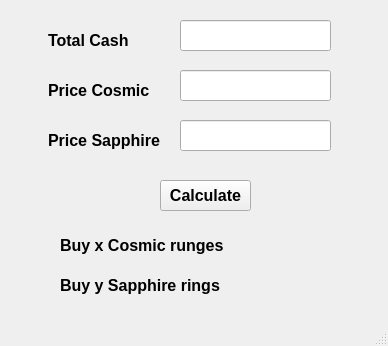
<?xml version="1.0" encoding="UTF-8"?>
<ui version="4.0">
 <class>MainWindow</class>
 <widget class="QMainWindow" name="MainWindow">
  <property name="geometry">
   <rect>
    <x>0</x>
    <y>0</y>
    <width>388</width>
    <height>346</height>
   </rect>
  </property>
  <property name="windowTitle">
   <string>MainWindow</string>
  </property>
  <widget class="QWidget" name="centralwidget">
   <widget class="QLineEdit" name="lineEdit">
    <property name="geometry">
     <rect>
      <x>180</x>
      <y>20</y>
      <width>151</width>
      <height>31</height>
     </rect>
    </property>
   </widget>
   <widget class="QLineEdit" name="lineEdit_2">
    <property name="geometry">
     <rect>
      <x>180</x>
      <y>70</y>
      <width>151</width>
      <height>31</height>
     </rect>
    </property>
   </widget>
   <widget class="QLabel" name="label">
    <property name="geometry">
     <rect>
      <x>48</x>
      <y>30</y>
      <width>91</width>
      <height>21</height>
     </rect>
    </property>
    <property name="font">
     <font>
      <pointsize>12</pointsize>
      <weight>75</weight>
      <bold>true</bold>
     </font>
    </property>
    <property name="text">
     <string>Total Cash</string>
    </property>
   </widget>
   <widget class="QLabel" name="label_2">
    <property name="geometry">
     <rect>
      <x>48</x>
      <y>80</y>
      <width>111</width>
      <height>21</height>
     </rect>
    </property>
    <property name="font">
     <font>
      <pointsize>12</pointsize>
      <weight>75</weight>
      <bold>true</bold>
     </font>
    </property>
    <property name="text">
     <string>Price Cosmic</string>
    </property>
   </widget>
   <widget class="QLabel" name="label_3">
    <property name="geometry">
     <rect>
      <x>48</x>
      <y>130</y>
      <width>121</width>
      <height>21</height>
     </rect>
    </property>
    <property name="font">
     <font>
      <pointsize>12</pointsize>
      <weight>75</weight>
      <bold>true</bold>
     </font>
    </property>
    <property name="text">
     <string>Price Sapphire</string>
    </property>
   </widget>
   <widget class="QLineEdit" name="lineEdit_3">
    <property name="geometry">
     <rect>
      <x>180</x>
      <y>120</y>
      <width>151</width>
      <height>31</height>
     </rect>
    </property>
   </widget>
   <widget class="QPushButton" name="pushButton">
    <property name="geometry">
     <rect>
      <x>160</x>
      <y>180</y>
      <width>91</width>
      <height>31</height>
     </rect>
    </property>
    <property name="font">
     <font>
      <pointsize>12</pointsize>
      <weight>75</weight>
      <bold>true</bold>
     </font>
    </property>
    <property name="text">
     <string>Calculate</string>
    </property>
   </widget>
   <widget class="QLabel" name="label_4">
    <property name="geometry">
     <rect>
      <x>60</x>
      <y>230</y>
      <width>301</width>
      <height>31</height>
     </rect>
    </property>
    <property name="font">
     <font>
      <pointsize>12</pointsize>
      <weight>75</weight>
      <bold>true</bold>
     </font>
    </property>
    <property name="text">
     <string>Buy x Cosmic runges</string>
    </property>
   </widget>
   <widget class="QLabel" name="label_5">
    <property name="geometry">
     <rect>
      <x>60</x>
      <y>270</y>
      <width>311</width>
      <height>31</height>
     </rect>
    </property>
    <property name="font">
     <font>
      <pointsize>12</pointsize>
      <weight>75</weight>
      <bold>true</bold>
     </font>
    </property>
    <property name="text">
     <string>Buy y Sapphire rings</string>
    </property>
   </widget>
  </widget>
  <widget class="QMenuBar" name="menubar">
   <property name="geometry">
    <rect>
     <x>0</x>
     <y>0</y>
     <width>388</width>
     <height>21</height>
    </rect>
   </property>
  </widget>
  <widget class="QStatusBar" name="statusbar"/>
 </widget>
 <resources/>
 <connections/>
</ui>
